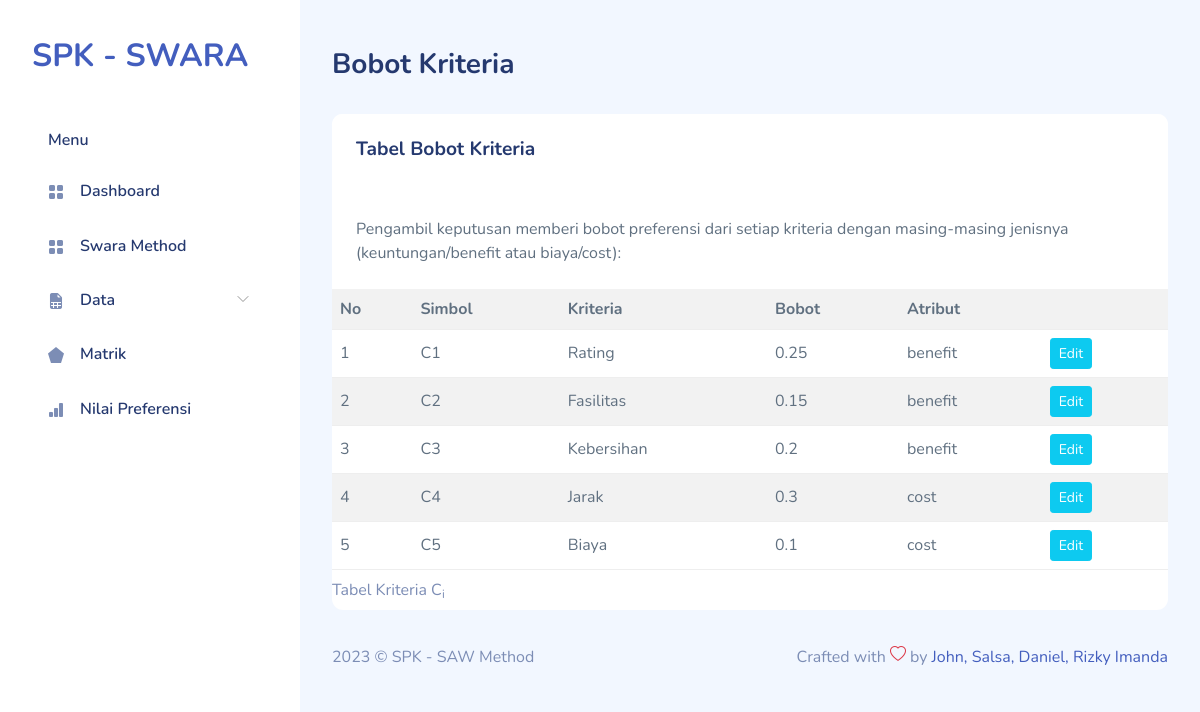
Page /bobot.php on the committed database.
### tables this page shows
CREATE TABLE `saw_criterias` (
  `id_criteria` tinyint(3) UNSIGNED NOT NULL,
  `criteria` varchar(100) NOT NULL,
  `weight` float NOT NULL,
  `attribute` set('benefit','cost') DEFAULT NULL
);

### bobot.php (the view, shortened to what this page needs)
<!DOCTYPE html>
<html lang="en">
  <?php
require "layout/head.php";
require "include/conn.php";
?>
  <body>
    <div id="app">
      <?php require "layout/sidebar.php";?>
      <div id="main">
        <div class="page-heading">
          <h3>Bobot Kriteria</h3>
        </div>
        <div class="page-content">
          <section class="row">
            <div class="col-12">
              <div class="card">
                <div class="card-header">
                  <h4 class="card-title">Tabel Bobot Kriteria</h4>
                </div>
                <div class="card-content">
                  <div class="card-body">
                    <p class="card-text">Pengambil keputusan memberi bobot preferensi dari setiap kriteria dengan
                      masing-masing jenisnya (keuntungan/benefit atau biaya/cost):</p>
                  </div>
                  <div class="table-responsive">
                    <table class="table table-striped mb-0">
                    <caption>
    Tabel Kriteria C<sub>i</sub>
  </caption>
  <tr>
    <th>No</th>
    <th>Simbol</th>
    <th>Kriteria</th>
    <th>Bobot</th>
    <th colspan="2">Atribut</th>
  </tr>
  <?php
$sql = 'SELECT id_criteria,criteria,weight,attribute FROM saw_criterias';
$result = $db->query($sql);
$i = 0;
while ($row = $result->fetch_object()) {
    echo "<tr>
        <td class='right'>" . (++$i) . "</td>
        <td class='center'>C{$i}</td>
        <td>{$row->criteria}</td>
        <td>{$row->weight}</td>
        <td>{$row->attribute}</td>
        <td>
            <a href='bobot-edit.php?id={$row->id_criteria}' class='btn btn-info btn-sm'>Edit</a>
            </td>
      </tr>\n";
}
?>
                    </table>
                  </div>
                </div>
              </div>
            </div>
          </section>
        </div>
        <?php require "layout/footer.php";?>
      </div>
    </div>
  </body>
</html>

### assets/css/app.css (style rules this page uses)
.btn.btn-danger,.btn.btn-info,.btn.btn-primary,.btn.btn-secondary,.btn.btn-success,.btn.btn-warning { color:#fff }
.card { margin-bottom:2.2rem;border:none }
.card .card-header { border:none }
.card .card-header h4 { font-size:1.2rem;font-weight:700 }
.card .card-content { position:relative }
.card .card-title { font-size:1.2rem }
.card .card-body { padding:1.5rem }
.dataTable-table td,.dataTable-table thead th,.table td,.table thead th { vertical-align:middle }
#main { margin-left:300px;padding:2rem }
.page-heading { margin:0 0 2rem }
.page-heading h3 { font-weight:700 }
a { text-decoration:none }

### rows in the picture
saw_criterias: criteria "Rating", weight "0.25", attribute "benefit"
saw_criterias: criteria "Fasilitas", weight "0.15", attribute "benefit"
saw_criterias: criteria "Kebersihan", weight "0.2", attribute "benefit"
saw_criterias: criteria "Jarak", weight "0.3", attribute "cost"
saw_criterias: criteria "Biaya", weight "0.1", attribute "cost"
